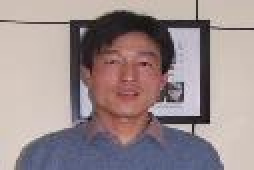
%> input picture src/train/0000000001.jpg, 127 x 85 px (shown 2 times larger)
$ octave test.m   (GNU Octave 9; MATLAB toolbox functions it lacks are replaced by stand-ins)
%> lines starting %> are read from the running program, lines starting %| are printed output that depends on the picture
### app/simplegabortb-v1.0 2.0/getargs.m
%GETARGS  parse variable argument list into a struct
%
% S = GETARGS(defaultS, varglist)
%
% varglist - a cell array of name, value pairs
% defaultS - struct containing the default values
%
% Example:
%   function foo(par1, varargin);
%   args = struct( 'param1', 0, 'param2', eye(3) );
%   args = getargs( args, varargin );
%   disp(args.param1);
%
%  foo(2, 'param1', 14) will print 14
%
% Author:
%   Pekka Paalanen <paalanen@lut.fi>
%
% $name$
% $Id: getargs.m,v 1.1 2007-11-23 08:52:00 jkamarai Exp $

function S = getargs(defaultS, varglist);

if mod(length(varglist),2) ~=0
	error('Odd number of variable parameters');
end

S = defaultS;
i=1;
while i <= length(varglist)
	if isfield(S, varglist{i})
		% for Matlab R12
		%S = setfield(S, varglist{i}, varglist{i+1});

		% for Matlab R13 and above
		S.(varglist{i}) = varglist{i+1};
	else
		warning_wrap('getargs:unknown_param', ...
		        ['Unknown parameter "' varglist{i} '"']);
	end
	i = i+2;
end

### app/simplegabortb-v1.0 2.0/sg_createfilterbank.m
%SG_CREATEFILTERBANK creates Gabor filter bank
%
% bank = sg_createfilterbank(N, f, m, n)
%
% Creates filterbank with specified frequencies and orientations.
% The same filterbank is usable with normal and multi-resolution
% filtering.
% Note! Only frequency domain filters are created.
%
%   N - size of the image, [height width].
%   f - frequencies, [f_max], a number of them is
%       automagically generated depending on other arguments,
%       or specific frequencies if 'user_freq' is specified.
%   m - number of filter frequencies.
%   n - number or filter orientations, or specific orientations
%       'user_orientation' specified.
%
% Optional arguments are
%   k         - factor for selecting filter frequencies
%               (1, 1/k, 1/k^2, 1/k^3...), default is sqrt(2)
%   p         - crossing point between two consecutive filters,
%               default 0.5
%   gamma     - gamma of the filter
%   eta       - eta of the filter'
%   pf        - energy to include in the filters, default 0.99
%   user_freq - filter only at frequencies specified in 'f', you
%               must also specify 'gamma' and 'eta'
%   user_orientation  - filter only at orientations specified in 'n'
%   extra_freq - calculate extra_freq frequencies for scale invariance
%   verbose    - 1 = displays the filter bank, 2 = display all filters
%
% If no optional arguments are specified, filter bank frequencies
% and filter sharpness values are automatically selected.
% If there is no special knowledge that specific filter sharpness
% values (gamma and eta) are wanted, it is most straightforward to
% use the defaults or specify only other 'k' and 'p' values.
% If needed, 'gamma' and 'eta' can be set directly.
%
% Output is a structure which includes
%   .conf  - parameters (gamma, eta, p, k) of the filters etc
%   .size  - N
%   .fhigh - maximum frequency of the whole filter bank
%   .freq  - a cell array for filters with all different frequencies
%      .f  - frequency of the filter
%      .orient - cell array of filters at different orientations
%         .filter   - the actual filter
%         .envelope - envelope of the filter
%         .fhigh     - maximum frequency of the filter
%         .o        - orientation of the filter
%
% Example:
%   bank=sg_createfilterbank(size(img),1/10, 5, 4,'verbose',1);
%     Creates a filter bank with frequencies starting from 0.1,
%     5 filter frequencies are used and the filters are in
%     4 orientations (every 45 degrees). The filter bank
%     will be displayed.
%
% See also: SG_FILTERWITHBANK
%
% Authors:
%   Jarmo Ilonen
%
% $Name: V_1_0_0 $ $Id: sg_createfilterbank.m,v 1.7 2007-01-16 13:03:49 ilonen Exp $

function [bank]=sg_createfilterbank(N, f, m, n, varargin)

conf = struct(...,
       'gamma',0, ...
       'eta',0,...
       'k',sqrt(2),...
       'p',0.5,...
       'verbose',0,...
       'user_freq',0,...
       'user_orientation',0, ...
       'domain',0, ...
       'extra_freq',0, ...
       'pf',0.99 ...
       );

conf = getargs(conf, varargin);

% choosing the frequencies of filters
if conf.user_freq==0 && conf.user_orientation==0
  % select parameters for the filters
  [gamma_,eta_]=sg_solvefilterparams(conf.k, conf.p,m,n);

  if conf.gamma==0,
    conf.gamma=gamma_;
  end;

  if conf.eta==0
    conf.eta=eta_;
  end;

  % select frequencies for the filters using k and m
  freq=f./conf.k.^(0:(m+conf.extra_freq-1));

else
  freq=sort(f);
  freq=freq(end:-1:1);
  if conf.gamma==0 || conf.eta==0
    error('sg_createfilterbank: You must specify gamma and eta with user_freq');
    return;
  end;
end;

% choosing the orientations of filters
if conf.user_orientation==0
  % select orientations based
  if n==0 || fix(n)~=n
    error('sg_createfilterbank: Zero/broken orientations without user_orientations specified');
  end;
  orientation=0:pi/n:pi;
  orientation=orientation(1:end-1);
else
  orientation=sort(n);
end;

% choose the domain, which is currently always frequency-domain
if conf.domain==0
  conf.domain=1;
end;

% warn if the image dimensions are slow to compute for fft
maxfactor=max([factor(N(1)) factor(N(2))]);
if maxfactor>13
  %warning('sg_createfilterbank: FFT computations might be slow, largest factor of image dimensions is %d', maxfactor);
end;


bank.conf=conf;
bank.size=N;

bank.fhigh=0;

if conf.domain==1

  nf=1;
  for f0=freq,
    no=1;

    bank.freq{nf}.f=f0;

    for o0=orientation,
      [filt,envelope,fhigh]=sg_createfilterf2(f0,o0,conf.gamma,conf.eta,N,'use_envelope',1,'pf',conf.pf);

      bank.freq{nf}.orient{no}.filter=filt;
      bank.freq{nf}.orient{no}.envelope=envelope;
      bank.freq{nf}.orient{no}.fhigh=fhigh;

      if fhigh > bank.fhigh
        bank.fhigh=fhigh;
      end;

      bank.freq{nf}.orient{no}.o=o0;

      no=no+1;

    end;
    nf=nf+1;

  end;

end;

% return unless verbose option was used
if conf.verbose==0
  return
end;

% coordinates are a bit weird
M(1)=N(2);
M(2)=N(1);

fspace=zeros(M(2),M(1));

for find=1:length(bank.freq),
  for oind=1:length(bank.freq{find}.orient),
    a= bank.freq{find}.orient{oind}.envelope;

    lx=a(2)-a(1);
    ly=a(4)-a(3);

    % coordinates for the filter area
    xx=mod( (0:lx) + a(1) + M(1) , M(1) ) + 1;
    yy=mod( (0:ly) + a(3) + M(2) , M(2) ) + 1;

    fspace(yy,xx) = fspace(yy,xx) + bank.freq{find}.orient{oind}.filter;

    % display single filters in both frequency and spatial domain
    if conf.verbose>=2
      f2_=zeros(M(2),M(1));

      f2_(yy,xx) = bank.freq{find}.orient{oind}.filter;

      % spatial filter
      f2=ifftshift(ifft2((f2_)));

      subplot(1,3,1), imagesc(f2_); colormap gray; axis image; title('Frequency space');
      subplot(1,3,2), imagesc(real(f2)); colormap gray; axis image; title('Real')
      subplot(1,3,3), imagesc(imag(f2)); colormap gray; axis image; title('Imag');
      str=sprintf('Filter with frequency %.6f, orientation %.2f degrees [press enter to continue]', bank.freq{find}.f,bank.freq{find}.orient{oind}.o*180/pi );
      input(str);
    end;

  end;
end;

% display the whole filterbank in frequency space
clf
subplot(1,2,1), imagesc(fspace); colormap(gray); axis image; axis off; title('Combined frequency response of the bank');

subplot(1,2,2), imagesc(fftshift(fspace)); colormap(gray); axis image; title('Zero frequency shifted to center');
tick=get(gca,'YTick');
set(gca,'YTickLabel',1-tick/max(tick)-0.5);
tick=get(gca,'XTick');
set(gca,'XTickLabel',tick/max(tick)-0.5);

### app/simplegabortb-v1.0 2.0/sg_solvefilterparams.m
%SG_SOLVEFILTERPARAMS  solve Gabor filter parameters
%
% [gamma, eta] = sg_solvefilterparams(k, p, m, n)
%
% This functions is intended for solving filter sharpness parameters
% gamma and eta based on other filter bank parameters.
%
%   k - spacing of filter frequencies
%   p - filter overlap
%   m - number of filter frequencies
%   n - number of filter orientations
%
% Author: Jarmo Ilonen
%
% $Name: V_1_0_0 $ $Id: sg_solvefilterparams.m,v 1.3 2005-10-12 13:22:40 ilonen Exp $

function [gamma, eta] = sg_solvefilterparams(k, p, m, n)


gamma=solvegamma(k,p);
eta=solveeta(n,p);


function gamma=solvegamma(k,p)

gamma=1/pi*sqrt(-log(p))*(k+1)/(k-1);


% [4 lines left out: function solvek, not called in this run]


function p=solvep(gamma,k)

p=exp(- ( gamma*pi * (k-1)/(k+1))^2);


function eta=solveeta(n,p)

%ua=tan(pi/(no*2)) * fmax % exact ua
ua=pi/n/2;  % ua based on approximation

eta=1/pi*sqrt(-log(p))/(ua);

### app/simplegabortb-v1.0 2.0/sg_filterwithbank.m
%SG_FILTERWITHBANK - Gabor filtering with filterbank
%
% r = sg_filterwithbank(s, bank)
%
% Filter 2D signal using a filterbank.
%
%   s - signal (image)
%   bank - filterbank, created with sg_createfilterbank()
%
% Optional arguments are
%   points    - Calculate filter values at only specific points,
%               array of [x0 y0;x1 y1;...].
%   method    - If 1 then the signal will be initially downscaled
%               to include only frequencies up to filterbank's fhigh.
%   max_zoom  - Maximum scaling to be used with method 1. Will be used
%               only if lower than scaling factor based on highest
%               frequency of the filter. Default 0 means that the
%               image will be downscaled as much as possible.
%
% Response structure includes
%   .N      - the size of the filtered image
%   .method - 0 or 1 (see optional arguments)
%   .freq   - a cell array of filter responses which contains fields
%      .f    - frequency of the filter
%      .zoom - scaling factor at with this filter frequency (currently
%              always the same as the same field in the main structure)
%      .resp - actual filter responses, [N x X x Y] matrix where
%              N is number of filter orientations and X and Y are
%              the response resolution
%   [Following fields are mainly relevant with method 1 (however, they are
%   always set)]
%   .zoom       - integer factor of how much the image was downscaled
%                 during filtering
%   .respSize   - the resolution of responses
%   .actualZoom - actual scaling factors for x and y directions, may differ
%                 slightly to .zoom
%
% Note that with 'method 1 and' different scaling factors the scale
% of the responses changes (actually the total energy of responses
% is the same with all scaling levels). If the responses must be
% in same scale and different scaling factors are used, the response
% values must be divided by 'r.zoom^2', or for example by
%   r=sg_filterwithbank(image,bank,'method',1);
%   m=sg_resp2samplematrix(r)./prod(r.actualZoom);
%
% See also: SG_CREATEFILTERBANK, SG_RESP2SAMPLEMATRIX
%
% Authors:
%   Jarmo Ilonen, 2004
%
% $Name: V_1_0_0 $ $Id: sg_filterwithbank.m,v 1.8 2006-02-02 10:44:11 ilonen Exp $

function [m]=sg_filterwithbank(s, bank, varargin)

conf = struct(...,
       'points',[], ...
       'method',0, ...
       'domain',0, ...
       'max_zoom',0 ...
       );

conf = getargs(conf, varargin);

[N(2) N(1)]=size(s);
%N=size(s);

m.N=[N(2) N(1)];
m.method=conf.method;

% method=1 -> initial zoom
% the image is downscaled if the maximum frequency of the filterbank
% allows, no multiresolution but only initial downscaling
if m.method==1

  % power of two zoom factor
  m.zoom=2^floor( log2(0.5/bank.fhigh) );

  if conf.max_zoom>0 && m.zoom>conf.max_zoom
    m.zoom=conf.max_zoom;
  end;

  if m.zoom>1

    % the responsesize is always wanted to be divisible by two
    m.respSize=round(N/m.zoom/2)*2;

    % actual zoom factor
    m.actualZoom=N./m.respSize;

    % shift the points. if some points are very close to image border, they might
    % be shifted "out-of-matrix"
    if ~isempty(conf.points)
      conf.points=round((conf.points-1)./repmat(m.actualZoom,size(conf.points,1),1))+1;
      % too high value? -> fix
      conf.points(conf.points(:,1)>m.respSize(1),1)=m.respSize(1);
      conf.points(conf.points(:,2)>m.respSize(2),2)=m.respSize(2);
    end;
  else
    % if we cannot downscale the signal, go back to method 0
    m.method=0;
  end;

end;

if m.method==0
  m.zoom=1;
  m.respSize=N; %[N(2) N(1)];
  m.actualZoom=[1 1];
end;


if bank.conf.domain==1
  fs=fft2(ifftshift(s));

  % the loop for calculating responses at all frequencies

  %responses=zeros(length(freq),length(orientation),N(2),N(1));

  for find=1:length(bank.freq),
    f0=bank.freq{find}.f;

    m.freq{find}.f=f0;

    % zero memory for filter responses when filtering all points with original resolution
    if isempty(conf.points) && conf.method==0
      m.freq{find}.resp=zeros(length(bank.freq{find}.orient),N(2),N(1));
    end;

    % zero memory for filter responses when filtering all points with
    % downscaled (by the highest frequency of the filter bank)
    % resolution
    if isempty(conf.points) && conf.method==1
      m.freq{find}.resp=zeros(length(bank.freq{find}.orient),m.respSize(2),m.respSize(1));
    end;

    if ~isempty(conf.points)
      m.freq{find}.resp=zeros(length(bank.freq{find}.orient),size(conf.points,1));
    end;

    % loop through orientations
    for oind=1:length(bank.freq{find}.orient),

      a= bank.freq{find}.orient{oind}.envelope;
      fhigh=bank.freq{find}.orient{oind}.fhigh;

      % method 0 (full size responses)
      if conf.method==0

        m.freq{find}.zoom=1;

        f2_=zeros(N(2),N(1));

        lx=a(2)-a(1);
        ly=a(4)-a(3);

        % coordinates for the filter area
        xx=mod( (0:lx) + a(1) + N(1) , N(1) ) + 1;
        yy=mod( (0:ly) + a(3) + N(2) , N(2) ) + 1;

        % filter the image
        f2_(yy,xx) = bank.freq{find}.orient{oind}.filter .* fs(yy,xx);

      end;

      % method 1 (initial downscale)
      if conf.method==1

        m.freq{find}.zoom=m.zoom;
        f2_=zeros(m.respSize(2),m.respSize(1));

        lx=a(2)-a(1);
        ly=a(4)-a(3);

        % coordinates for the filter area in filtered fullsize image
        xx=mod( (0:lx) + a(1) + N(1) , N(1) ) + 1;
        yy=mod( (0:ly) + a(3) + N(2) , N(2) ) + 1;

        % coordinates for the filter area in downscaled response image
        xx_z=mod( (0:lx) + a(1) + m.respSize(1) , m.respSize(1) ) + 1;
        yy_z=mod( (0:ly) + a(3) + m.respSize(2) , m.respSize(2) ) + 1;

        % filter the image
        f2_(yy_z,xx_z) = bank.freq{find}.orient{oind}.filter .* fs(yy,xx);

      end;

      if isempty(conf.points)
        m.freq{find}.resp(oind,:,:)=fftshift(ifft2(f2_));
      else
        temp=fftshift(ifft2(f2_));
        for p=1:size(conf.points,1)
          m.freq{find}.resp(oind,p)=temp(conf.points(p,2),conf.points(p,1));
        end;
      end;

    end;

  end;

end;

### app/simplegabortb-v1.0 2.0/sg_resp2samplematrix.m
%SG_RESP2SAMPLEMATRIX
%
%   m = sg_resp2samplematrix(r)
%
% Converts response structure returned by sg_filterwithbank to a
% matrix more suitable for e.g. using with classifiers.
%
% If responses were computer for all points, a [height x width x
% filter_values] matrix will be created. Filter values are arranged in
% [f1o1 f1o2 ... f2o1 f2o2 ... ] order. If responses for only some
% points were computer, matrix will be of format
% [point x filter_values].
%
% Options:
%   normalize - set to 1 to normalize responses. For info on
%               normalization see sg_normalizesamplematrix
%
% Example:
%   s = sg_resp2samplematrix(r,'normalize',1);
%
% See also: SG_FILTERWITHBANK, SG_SCALESAMPLES, SG_ROTATESAMPLES,
%           SG_NORMALIZESAMPLEMATRIX
%
% Authors:
%   Jarmo Ilonen, 2004
%
% $Name: V_1_0_0 $ $Id: sg_resp2samplematrix.m,v 1.2 2005-10-12 14:28:35 ilonen Exp $

function meh=sg_resp2samplematrix(r,varargin)

conf=struct(...
     'normalize',0 ...
         );

conf = getargs(conf, varargin);

nf=length(r.freq);
of=length(r.freq{1}.resp(:,1,1));

n=size(r.freq{1}.resp);


% handle case with responses from all points
if length(n)==3
  meh=zeros(n(2),n(3),nf*of);

  for i=1:nf
    for u=1:of
      meh(:,:,(i-1)*of+(u-1) + 1)=r.freq{i}.resp(u,:,:);
    end;
  end;
  if conf.normalize>0,
    meh=(1./repmat(sqrt(sum(abs(meh).^2,3)),[1,1,nf*of])).*meh;
  end;
  return;
end;

% case with only some responses
if length(n)==2
  meh=zeros(n(2),nf*of);

  for i=1:nf
    for u=1:of
      meh(:,(i-1)*of+(u-1) + 1)=r.freq{i}.resp(u,:);
    end;
  end;
  if conf.normalize>0,
    meh=(1./repmat(sqrt(sum(abs(meh).^2,2)),[1,nf*of])).*meh;
  end;
  return;
end;

error('Could not decipher response structure');

### app/simplegabortb-v1.0 2.0/sg_version.m
%SG_VERSION  - Version string for SimpleGabor toolbox
%
% version = gmmb_version();
%
% $Id: sg_version.m,v 1.1 2007-11-23 08:52:27 jkamarai Exp $

function version = sg_version();

version = 'base2';

### test.m
close all;clear all;clc

disp(['SimpleGabor Toolbox Version: ' sg_version]);

%
% Read and normalise image
fprintf('Reading an input image...');
img = imread('./src/train/0000000001.jpg');
%> img is the input picture: size 85x127x3 uint8; mean R, G, B 155.5, 140.7, 141.7
img = squeeze(img(:,:,1));
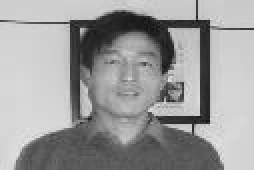
%> img: size 85x127 uint8 (shown 2 times larger); min 15, max 240, mean 155.5
img = double(img)/255;
%> img: size 85x127 double
fprintf('Done!\n');

%fh = figure;
%colormap gray

%
% Create Gabor filter bank
fprintf('Creating Gabor filter bank with selected parameters...');
gaborBank = sg_createfilterbank(size(img),1/4,3,4,'pf',0.9);%f,o
%> gaborBank = {size [85 127], fhigh 0.322}
fprintf('Done!\n');

%
% Filter with the filter bank
fprintf('Filtering...');
fResp = sg_filterwithbank(img,gaborBank);
%> in sg_filterwithbank, `conf = getargs(conf, varargin);`: conf = {method 0, domain 0, max_zoom 0}
%> in sg_filterwithbank, `m.method=conf.method;`: m.method = 0
%> after the loop in sg_filterwithbank, `for find=1:length(bank.freq),`: lx = 17; ly = 11; m = {N [85 127], method 0, zoom 1, respSize [127 85], actualZoom [1 1]}; xx = 18 values from 108 to 125; yy = [3 4 5 6 7 8 9 10 11 12 13 14]
%> fResp has the same summary as m in sg_filterwithbank
fResp2 = sg_filterwithbank(img,gaborBank, 'points', [100,60]);
%> fResp2 has the same summary as m in sg_filterwithbank
% f = 3, o = 4
fprintf('Done!\n');

%
% Convert responses to simple 3-D matrix
fprintf('Convert responses to matrix form...');
%fResp = sg_resp2samplematrix(fResp);
G = sg_resp2samplematrix(fResp);
%> in sg_resp2samplematrix, `conf = getargs(conf, varargin);`: conf = {normalize 0}
%> in sg_resp2samplematrix, `nf=length(r.freq);`: nf = 3
%> in sg_resp2samplematrix, `of=length(r.freq{1}.resp(:,1,1));`: of = 4
%> in sg_resp2samplematrix, `n=size(r.freq{1}.resp);`: n = [4 85 127]
%> the loop in sg_resp2samplematrix, `for i=1:nf` made 3 passes
G2 = sg_resp2samplematrix(fResp2);
%> the loop in sg_resp2samplematrix (call 2), `for i=1:nf` made 3 passes
G3 = G(60,100,:);
G2(2,:) = G3(:).';
G4 = squeeze(G3);
fprintf('Done!\n');
return
%
% Normalise
fprintf('Normalise responses to reduce illumination effect...');
fResp = sg_normalizesamplematrix(fResp);
fprintf('Done!\n');

%
% Display responses
fprintf('Displaying input image and responses...');
subplot(1,3,1);
imagesc(img);
axis off
title('Input');
for featInd = 1:size(fResp,3)
  subplot(1,3,2);
  imagesc(squeeze(real(fResp(:,:,featInd))));
  axis off
  title('Real');
  subplot(1,3,3);
  imagesc(squeeze(imag(fResp(:,:,featInd))));
  axis off
  title('Imaginary');
  input('<RETURN>');
end;
fprintf('Done!\n');

$ run again, with src/train/0000000004.jpg copied over src/train/0000000001.jpg
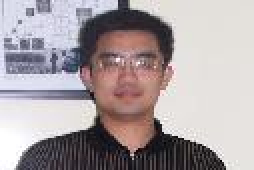
%> input picture src/train/0000000004.jpg, 127 x 85 px (shown 2 times larger)
%> img is the input picture: size 85x127x3 uint8; mean R, G, B 169.9, 160.4, 162.9
%> `img = squeeze(img(:,:,1));`:
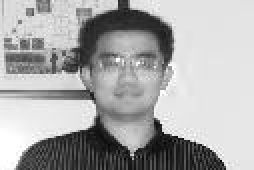
%> img: size 85x127 uint8 (shown 2 times larger); min 0, max 255, mean 169.9
%> in sg_filterwithbank, `conf = getargs(conf, varargin);`: conf = {method 0, domain 0, max_zoom 0}
%> m.method = 0
%> after the loop in sg_filterwithbank, `for find=1:length(bank.freq),`: lx = 17; ly = 11; m = {N [85 127], method 0, zoom 1, respSize [127 85], actualZoom [1 1]}; xx = 18 values from 108 to 125; yy = [3 4 5 6 7 8 9 10 11 12 13 14]
%> fResp has the same summary as m in sg_filterwithbank
%> fResp2 has the same summary as m in sg_filterwithbank
%> in sg_resp2samplematrix, `conf = getargs(conf, varargin);`: conf = {normalize 0}
%> in sg_resp2samplematrix, `nf=length(r.freq);`: nf = 3
%> of = 4
%> n = [4 85 127]
%> the loop in sg_resp2samplematrix, `for i=1:nf` made 3 passes
%> the loop in sg_resp2samplematrix (call 2), `for i=1:nf` made 3 passes

$ run again, with src/train/0000000008.jpg copied over src/train/0000000001.jpg
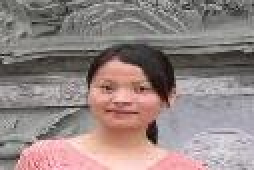
%> input picture src/train/0000000008.jpg, 127 x 85 px (shown 2 times larger)
%> img is the input picture: size 85x127x3 uint8; mean R, G, B 148.2, 133.4, 131.1
%> `img = squeeze(img(:,:,1));`:
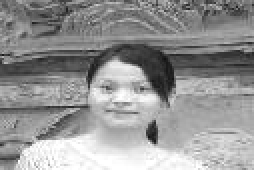
%> img: size 85x127 uint8 (shown 2 times larger); min 16, max 255, mean 148.2
%> in sg_filterwithbank, `conf = getargs(conf, varargin);`: conf = {method 0, domain 0, max_zoom 0}
%> m.method = 0
%> after the loop in sg_filterwithbank, `for find=1:length(bank.freq),`: lx = 17; ly = 11; m = {N [85 127], method 0, zoom 1, respSize [127 85], actualZoom [1 1]}; xx = 18 values from 108 to 125; yy = [3 4 5 6 7 8 9 10 11 12 13 14]
%> fResp has the same summary as m in sg_filterwithbank
%> fResp2 has the same summary as m in sg_filterwithbank
%> in sg_resp2samplematrix, `conf = getargs(conf, varargin);`: conf = {normalize 0}
%> in sg_resp2samplematrix, `nf=length(r.freq);`: nf = 3
%> of = 4
%> n = [4 85 127]
%> the loop in sg_resp2samplematrix, `for i=1:nf` made 3 passes
%> the loop in sg_resp2samplematrix (call 2), `for i=1:nf` made 3 passes
